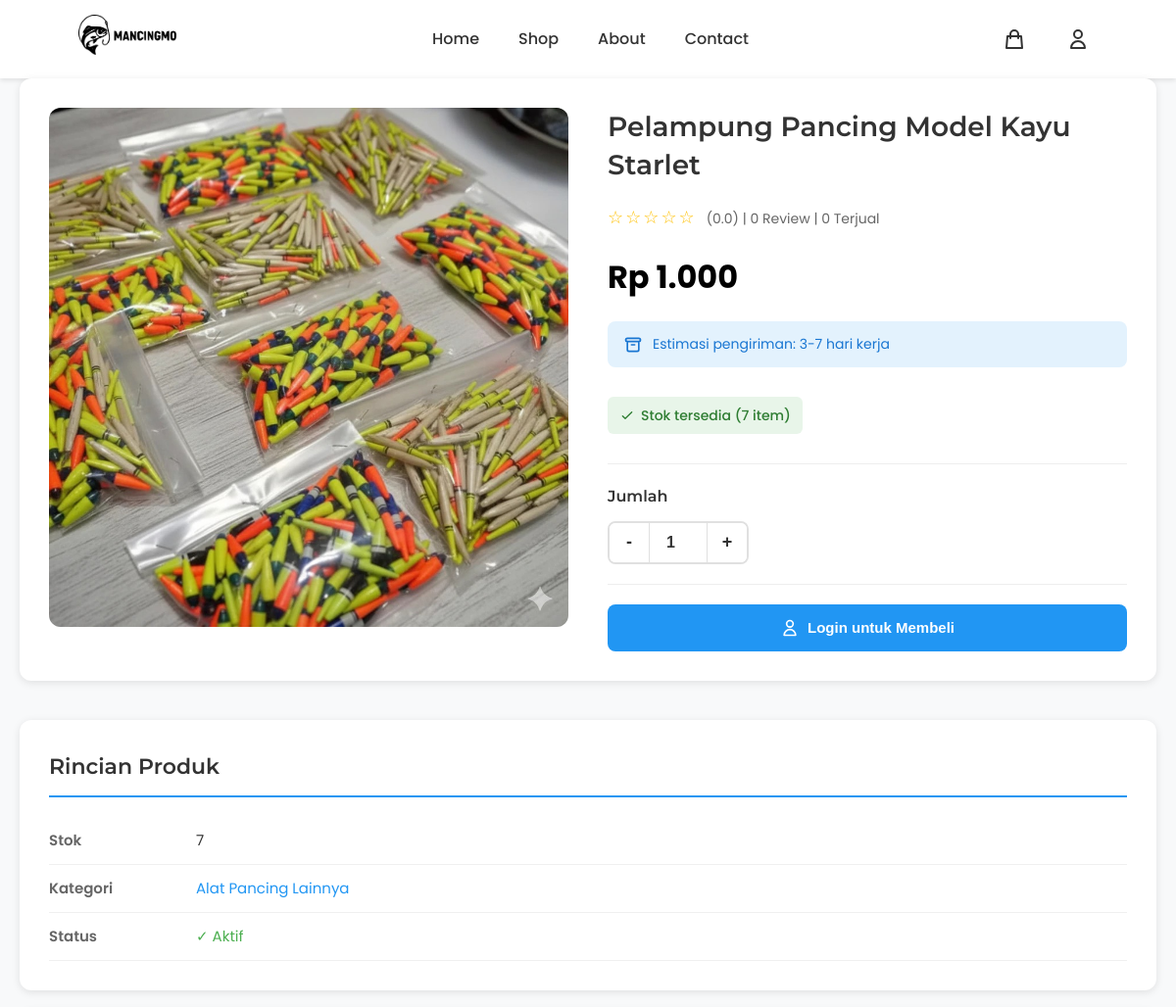
Before: /product/pelampung-pancing-model-kayu-starlet/ (upper part) with the older database file.
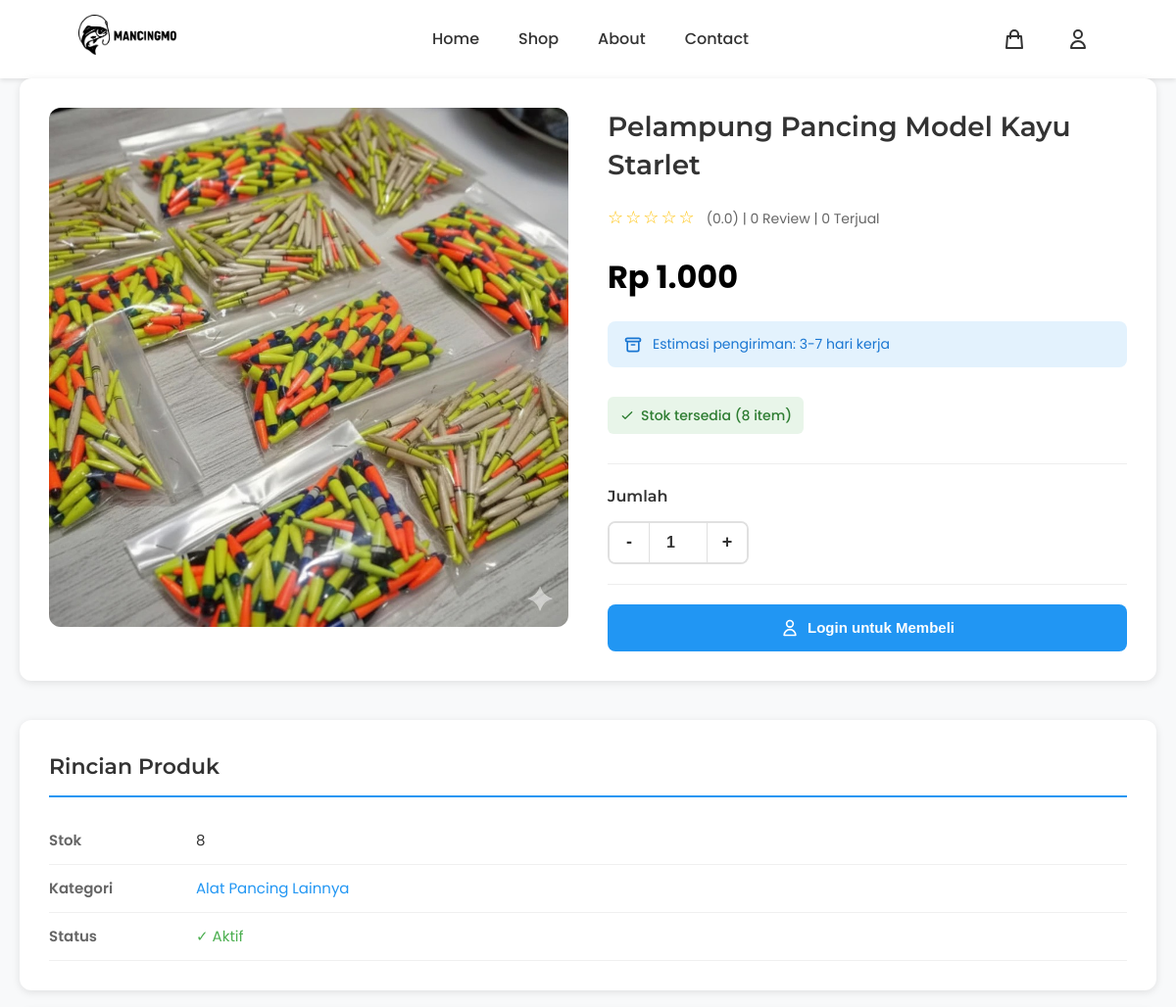
After: the same page with the newer database file.
### products/models.py (models this page shows, shortened)
class Product(models.Model):
    name = models.CharField(max_length=300, verbose_name="Nama Produk")
    slug = models.SlugField(unique=True, blank=True, verbose_name="Slug")
    description = models.TextField(verbose_name="Deskripsi")
    price = models.DecimalField(max_digits=10, decimal_places=0, verbose_name="Harga")
    category = models.ForeignKey(Category, on_delete=models.CASCADE, related_name='products', verbose_name="Kategori")
    stock = models.IntegerField(default=0, verbose_name="Stok")
    image = models.ImageField(upload_to='products/', blank=True, null=True, verbose_name="Gambar")
    is_active = models.BooleanField(default=True, verbose_name="Aktif")
    featured = models.BooleanField(default=False, verbose_name="Unggulan")
    created_at = models.DateTimeField(auto_now_add=True, verbose_name="Dibuat Pada")
    updated_at = models.DateTimeField(auto_now=True, verbose_name="Diperbarui Pada")
    class Meta:
        verbose_name = "Produk"
        verbose_name_plural = "Produk"
        ordering = ['-created_at']
        app_label = 'products'

class Category(models.Model):
    name = models.CharField(max_length=200, verbose_name="Nama Kategori")
    slug = models.SlugField(unique=True, blank=True, verbose_name="Slug")
    description = models.TextField(blank=True, verbose_name="Deskripsi")
    created_at = models.DateTimeField(auto_now_add=True, verbose_name="Dibuat Pada")
    class Meta:
        verbose_name = "Kategori"
        verbose_name_plural = "Kategori"
        ordering = ['name']
        app_label = 'products'

### products/views.py (the view, shortened to what this page needs)
# urls.py: path('product/<slug:slug>/', views.product_detail, name='product_detail'),
def product_detail(request, slug):
    product = get_object_or_404(Product, slug=slug, is_active=True)
    related_products = Product.objects.filter(
        category=product.category,
        is_active=True
    ).exclude(id=product.id)[:4]
    reviews = product.reviews.select_related('user', 'user__profile').all()
    rating_stats = product.reviews.aggregate(
        average=Avg('rating'),
        total=Count('id')
    )
    user_review = None
    can_review = False
    context = {
        'product': product,
        'related_products': related_products,
        'reviews': reviews,
        'rating_stats': rating_stats,
        'user_review': user_review,
        'can_review': can_review,
    }
    return render(request, 'product_detail.html', context)

### products/templatetags/currency_filters.py (called while the page is built)
@register.filter
def rupiah(value):
    try:
        value = float(value)
        formatted = "{:,.0f}".format(value).replace(',', '.')
        return formatted
    except (ValueError, TypeError):
        return value

### templates/product_detail.html (shortened to what the changed rows need)
{% extends 'base.html' %}
{% load static %}
{% load currency_filters %}
{% block extra_css %}
<link rel="stylesheet" href="{% static 'css/product_detail.css' %}">
{% endblock %}
{% block content %}
<div class="container">
    <div class="product-detail">
        <div class="product-image-container">
            <div class="main-image-wrapper">
                {% if product.images.exists %}
                    <img src="{{ product.images.first.image.url }}" alt="{{ product.name }}" id="mainImage">
                {% elif product.image %}
                    <img src="{{ product.image.url }}" alt="{{ product.name }}" id="mainImage">
                {% else %}
                    <img src="{% static 'image/no-image.png' %}" alt="No Image" id="mainImage">
                {% endif %}
            </div>
        </div>
        <div class="product-info">
            <h1>{{ product.name }}</h1>
            <div class="rating">
                <span class="stars">
                </span>
                <span class="rating-text">
                </span>
            </div>
            <div class="price">Rp {{ product.price|rupiah }}</div>
            <div class="delivery-info">
                <svg width="20" height="20" fill="none" stroke="currentColor" viewBox="0 0 24 24">
                    <path stroke-linecap="round" stroke-linejoin="round" stroke-width="2" d="M5 8h14M5 8a2 2 0 110-4h14a2 2 0 110 4M5 8v10a2 2 0 002 2h10a2 2 0 002-2V8m-9 4h4"/>
                </svg>
                Estimasi pengiriman: 3-7 hari kerja
            </div>
            <div class="stock-info">
                {% if product.stock > 0 %}
                <span class="stock-badge in-stock">
                    <svg width="16" height="16" fill="none" stroke="currentColor" viewBox="0 0 24 24">
                        <path stroke-linecap="round" stroke-linejoin="round" stroke-width="2" d="M5 13l4 4L19 7"/>
                    </svg>
                    Stok tersedia ({{ product.stock }} item)
                </span>
                {% endif %}
            </div>
            {% if product.stock > 0 %}
            <form method="post" action="{% url 'add_to_cart' product.id %}" id="addToCartForm">
                <div class="quantity-section">
                </div>
                <div class="action-buttons">
                </div>
            </form>
            {% else %}
            <div class="action-buttons">
                <button class="btn btn-cart" disabled>Stok Habis</button>
            </div>
            {% endif %}
        </div>
    </div>
    <div class="detail-section">
        <h2>Rincian Produk</h2>
        <table class="detail-table">
            <tr>
                <td>Stok</td>
                <td>{{ product.stock }}</td>
            </tr>
            <tr>
                <td><a href="{% url 'shop' %}?category={{ product.category.slug }}">{{ product.category.name }}</a></td>
            </tr>
        </table>
    </div>
</div>
{% endblock %}

Changed rows visible on the page:
changed Product "Pelampung Pancing Model Kayu Starlet": stock "7" → "8"
